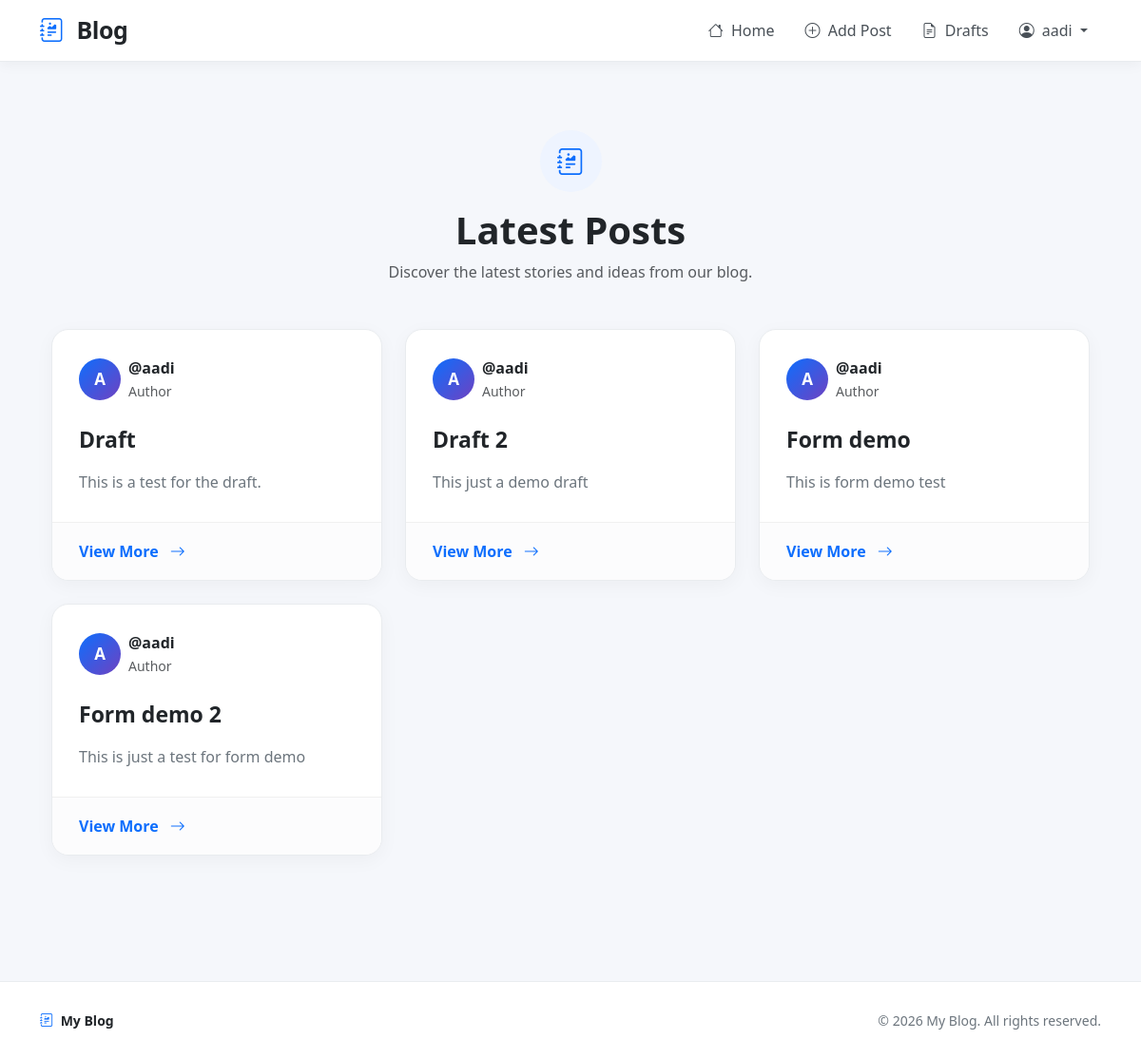
Before: /draft-list/ (signed in) with the older database file.
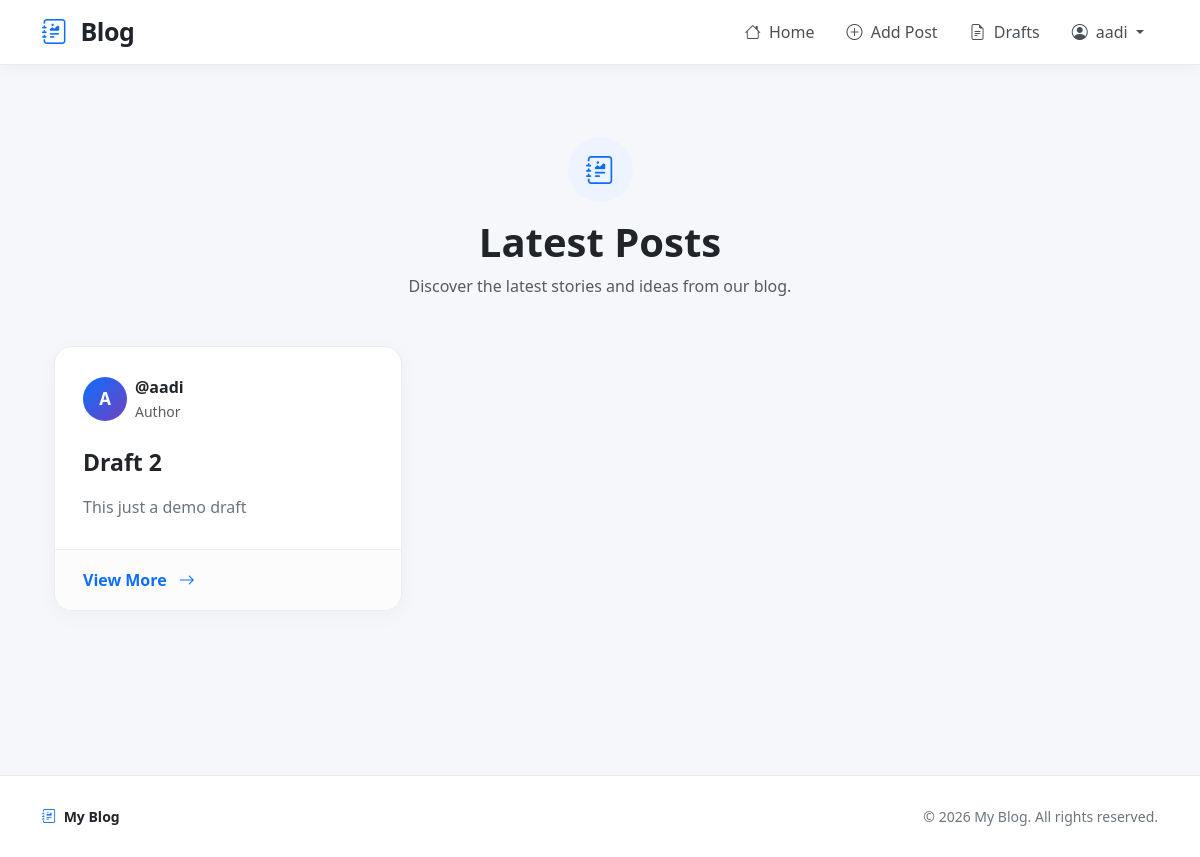
After: the same page with the newer database file.
### blog_app/models.py (models this page shows, shortened)
class Post(models.Model):
    title = models.CharField(max_length=256)
    content = models.TextField()
    author = models.ForeignKey("auth.User", on_delete=models.CASCADE)
    created_at = models.DateTimeField(auto_now_add=True)
    updated_at = models.DateTimeField(auto_now=True)
    published_at = models.DateTimeField(null=True, blank=True)

### blog_app/views.py (the view)
# urls.py: path("draft-list/", views.draft_list, name="draft-list"),
@login_required
def draft_list(request):
    posts = Post.objects.filter(published_at__isnull=True)
    return render(
        request,
        "draft_list.html",
        {"posts": posts},
    )

### templates/draft_list.html (shortened to what this page needs)
{% extends "base.html" %}
{% block content %}
<div class="container py-5">
    <div class="text-center mb-5">
        <div class="home-icon mb-3">
            <i class="bi bi-journal-richtext"></i>
        </div>
        <h1 class="fw-bold mb-2">
            Latest Posts
        </h1>
        <p class="text-muted">
            Discover the latest stories and ideas from our blog.
        </p>
    </div>
    <div class="row g-4">
        {% for post in posts %}
        <div class="col-12 col-md-6 col-lg-4">
            <article class="post-card h-100">
                <div class="post-card-body">
                    <div class="d-flex align-items-center mb-4">
                        <div class="author-avatar">
                            {{ post.author.username|first|upper }}
                        </div>
                        <div class="ms-2">
                            <div class="fw-semibold">
                                @{{ post.author.username }}
                            </div>
                            <small class="text-muted">
                                Author
                            </small>
                        </div>
                    </div>
                    <h2 class="post-title">
                        <a href="{% url 'post-detail' post.pk %}">
                            {{ post.title }}
                        </a>
                    </h2>
                    <p class="post-excerpt">
                        {{ post.content|truncatewords:30 }}
                    </p>
                </div>
                <div class="post-card-footer">
                    <a href="{% url 'post-detail' post.pk %}" class="read-more">
                        View More
                        <i class="bi bi-arrow-right ms-2"></i>
                    </a>
                </div>
            </article>
        </div>
        {% endfor %}
    </div>
</div>
{% endblock content %}

### templates/base.html (shortened to what this page needs)
{% load static %}
<!doctype html>
<html lang="en">
<head>
    <link href="{% static 'css/bootstrap.min.css' %}" rel="stylesheet">
    <link rel="stylesheet" href="https://cdn.jsdelivr.net/npm/bootstrap-icons@1.11.3/font/bootstrap-icons.min.css">
</head>
<body>
    <nav class="navbar navbar-expand-lg navbar-custom sticky-top">
        <div class="container">
            <a class="navbar-brand" href="/">
                <i class="bi bi-journal-richtext me-2"></i>
                Blog
            </a>
            <div class="collapse navbar-collapse" id="mainNavbar">
                <ul class="navbar-nav ms-auto align-items-lg-center gap-lg-1">
                    <li class="nav-item">
                        <a class="nav-link" href="/">
                            <i class="bi bi-house me-1"></i>
                            Home
                        </a>
                    </li>
                    {% if request.user.is_authenticated %}
                    <li class="nav-item">
                        <a class="nav-link" href="{% url 'post-create' %}">
                            <i class="bi bi-plus-circle me-1"></i>
                            Add Post
                        </a>
                    </li>
                    <li class="nav-item">
                        <a class="nav-link" href="{% url 'draft-list' %}">
                            <i class="bi bi-file-earmark-text me-1"></i>
                            Drafts
                        </a>
                    </li>
                    <li class="nav-item dropdown">
                        <a class="nav-link dropdown-toggle" href="#" role="button" data-bs-toggle="dropdown"
                            aria-expanded="false">
                            <i class="bi bi-person-circle me-1"></i>
                            {{ request.user.username }}
                        </a>
                    </li>
                    {% endif %}
                </ul>
            </div>
        </div>
    </nav>
    <main>
        <div class="container py-4">
            {% block content %}
            {% endblock content %}
        </div>
    </main>
    <footer class="footer">
        <div class="container">
            <div class="d-flex flex-column flex-md-row
                       justify-content-between
                       align-items-center">
                <div class="footer-brand">
                    <i class="bi bi-journal-richtext me-1"></i>
                    My Blog
                </div>
                <div class="mt-2 mt-md-0">
                    © {% now "Y" %} My Blog.
                    All rights reserved.
                </div>
            </div>
        </div>
    </footer>
</body>
</html>

### templates/base.html (style rules this page uses)
body { background: #f5f7fb; color: #212529; font-family: system-ui, -apple-system, BlinkMacSystemFont, "Segoe UI", sans-serif; }
.navbar-custom { background: #ffffff; border-bottom: 1px solid #e9ecef; box-shadow: 0 2px 15px rgba(0, 0, 0, 0.05); }
.navbar-brand { font-size: 25px; font-weight: 800; color: #212529 !important; letter-spacing: -0.5px; }
.navbar-brand i { color: #0d6efd; }
.nav-link { color: #495057 !important; font-weight: 500; padding: 9px 14px !important; border-radius: 8px; transition: all 0.2s ease; }
main { min-height: calc(100vh - 150px); }
.footer { margin-top: 60px; padding: 30px 0; border-top: 1px solid #e9ecef; background: #ffffff; color: #6c757d; font-size: 14px; }
.footer-brand { font-weight: 700; color: #212529; }
.footer-brand i { color: #0d6efd; }

### templates/draft_list.html (style rules this page uses)
.home-icon { width: 65px; height: 65px; margin: auto; display: flex; align-items: center; justify-content: center; border-radius: 50%; background: #eef4ff; color: #0d6efd; font-size: 28px; }
.post-card { background: #ffffff; border: 1px solid #e9ecef; border-radius: 18px; overflow: hidden; display: flex; flex-direction: column; transition: all 0.25s ease; box-shadow: 0 5px 20px rgba(0, 0, 0, 0.04); }
.post-card-body { padding: 28px; flex: 1; }
.author-avatar { width: 44px; height: 44px; border-radius: 50%; display: flex; align-items: center; justify-content: center; background: linear-gradient(135deg, #0d6efd, #6f42c1); color: white; font-weight: 700; font-size: 17px; }
.post-title { font-size: 23px; line-height: 1.35; font-weight: 750; margin-bottom: 15px; }
.post-title a { color: #212529; text-decoration: none; transition: color 0.2s ease; }
.post-excerpt { color: #6c757d; line-height: 1.75; margin-bottom: 0; }
.post-card-footer { padding: 18px 28px; border-top: 1px solid #f0f0f0; background: #fcfcfd; }
.read-more { text-decoration: none; color: #0d6efd; font-weight: 600; transition: all 0.2s ease; }
.read-more i { transition: transform 0.2s ease; }

Changed rows visible on the page:
removed Post: author.username|first "A", author.username "aadi", title "Draft", content "This is a test for the draft."
removed Post: author.username|first "A", author.username "aadi", title "Form demo", content "This is form demo test"
removed Post: author.username|first "A", author.username "aadi", title "Form demo 2", content "This is just a test for form demo"
